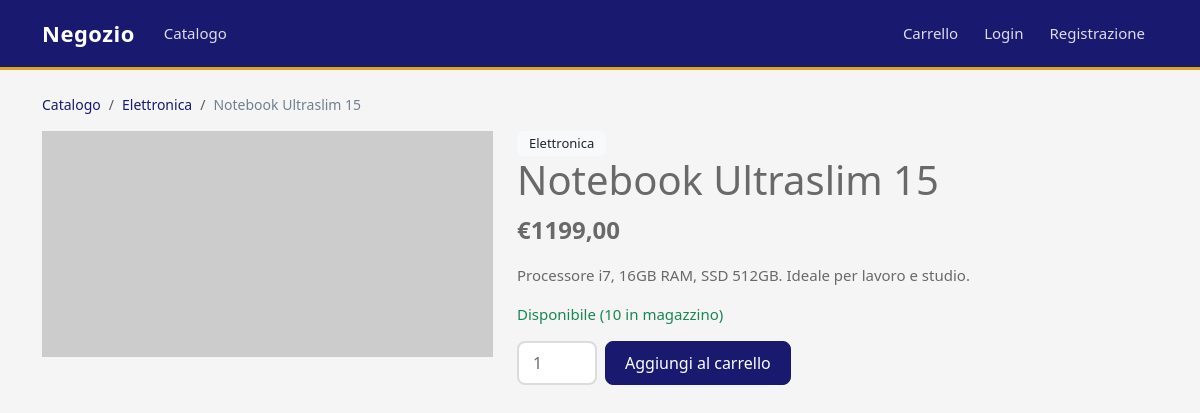
Page /catalogo/prodotto/notebook-ultraslim-15/ on the committed database.
### catalogo/models.py (models this page shows, shortened)
class Product(models.Model):
    category = models.ForeignKey(
        Category,
        on_delete=models.SET_NULL, #Se elimini la categoria, il prodotto rimane nel database ma "senza categoria"
        related_name='products',
        verbose_name='Categoria',
        null=True,
        blank=True
    )
    name = models.CharField(
        max_length=200,
        verbose_name='Nome'
    )
    slug = models.SlugField(
        max_length=200,
        unique=True
    )
    description = models.TextField(
        blank=True,
        verbose_name='Descrizione'
    )
    price = models.DecimalField(  #garantisce precisione decimale esatta, importante per i prezzi
        decimal_places=2,  #numero di cifre consentite dopo la virgola
        max_digits=10,
        verbose_name='Prezzo (€)'
    )
    stock = models.PositiveIntegerField(
        default=0,
        verbose_name='Disponibilità'
    )
    image = models.ImageField(  #Gestisce il caricamento delle foto dei prodotti
        upload_to='products/',
        blank=True,
        null=True
    )
    available = models.BooleanField(
        default=True,
        verbose_name='Disponibile'
    )
    created_at = models.DateTimeField(auto_now_add=True)
    updated_at = models.DateTimeField(auto_now=True)
    class Meta:
        verbose_name = 'Prodotto'
        verbose_name_plural = 'Prodotti'
        ordering = ['name']
    @property
    def is_in_stock(self):
        return self.stock > 0 and self.available

class Category(models.Model):
    name = models.CharField(
        max_length=200,
        unique=True,
        verbose_name='Nome'
    )
    slug = models.SlugField( #campo URL-friendly che uso negli indirizzi web al posto dell'ID numerico
        max_length=200,
        unique=True
    )
    description = models.TextField(
        blank=True,
        verbose_name='Descrizione'
    )
    class Meta:
        verbose_name = 'Categoria'
        verbose_name_plural = 'Categorie'
        ordering = ['name'] #Assicura che le categorie compaiano sempre in ordine alfabetico nel sito e nell'admin
    def get_absolute_url(self):
        return reverse('catalogo:category_detail', kwargs={'slug': self.slug})

### catalogo/views.py (the view)
# urls.py: path('prodotto/<slug:slug>/', views.ProductDetailView.as_view(), name='product_detail'),
class ProductDetailView(DetailView):
    model = Product
    template_name = 'catalogo/product_detail.html'
    context_object_name = 'product'
    slug_field = 'slug'
    slug_url_kwarg = 'slug'

### ordini/carrello.py (called while the page is built)
    def __len__(self):
        return sum(item['quantity'] for item in self.cart.values())

### ordini/context_processors.py (called while the page is built)
def carrello_totale(request):
    carrello = Carrello(request)
    return {'carrello': carrello}

### templates/catalogo/product_detail.html (shortened to what this page needs)
{% extends 'base.html' %}
{% block content %}
<nav aria-label="breadcrumb">
    <ol class="breadcrumb">
        <li class="breadcrumb-item"><a href="{% url 'catalogo:product_list' %}"> Catalogo </a></li>
        {% if product.category %}
        <li class="breadcrumb-item"><a href="{{ product.category.get_absolute_url }}"> {{ product.category.name }} </a></li>
        {% endif %}
        <li class="breadcrumb-item active" aria-current="page"> {{ product.name }} </li>
    </ol>
</nav>
<div class="row">
    <div class="col-md-5">
        <img src="https://placehold.co/500x250?text={{ product.name|urlencode }}" class="img-fluid" alt="{{ product.name }}">
    </div>
    <div class="col-md-7">
        {% if product.category %}
            <span class="badge bg-light text-dark"> {{ product.category.name }} </span>
        {% endif %}
        <h1> {{ product.name }} </h1>
        <p class="fs-4 fw-bold"> €{{ product.price }} </p>
        <p> {{ product.description }} </p>
        {% if product.is_in_stock %}
            <p class="text-success"> Disponibile ({{ product.stock }} in magazzino) </p>
            <form method="post" action="{% url 'ordini:cart_add' product.pk %}">
                <div class="d-flex gap-2 mt-3">
                    <input type="number" name="quantity" value="1" min="1" max="{{ product.stock }}" class="form-control" style="width: 80px;">
                    <button type="submit" class="btn btn-primary"> Aggiungi al carrello </button>
                </div>
            </form>
        {% else %}
            <span class="badge bg-secondary"> Prodotto esaurito </span>
        {% endif %}
    </div>
</div>
{% endblock %}

### static/css/style.css (style rules this page uses)
body { background-color: whitesmoke; color: dimgray; font-size: 15px; min-height: 100%; display: flex; flex-direction: column; }
a { color: midnightblue; text-decoration: none; }
.btn-primary { background-color: midnightblue; border-color: midnightblue; font-weight: 500; border-radius: 8px; padding: 7px 19px; transition: all 0.2s; }
.form-control { border: 2px solid gainsboro; border-radius: 8px; padding: 8px 14px; background-color: white; color: dimgray; transition: border-color 0.2s, box-shadow 0.2s; }
.badge { font-weight: 500; padding: 6px 12px; border-radius: 6px; font-size: 13px; }
.breadcrumb { background-color: transparent; padding: 0; font-size: 14px; }
.breadcrumb-item a { color: midnightblue; }
.breadcrumb-item.active { color: slategray; }

### rows in the picture
Product: category.name "Elettronica", name "Notebook Ultraslim 15", price "1199,00", description "Processore i7, 16GB RAM, SSD 512GB. Ideale per lavoro e studio.", stock "10"
